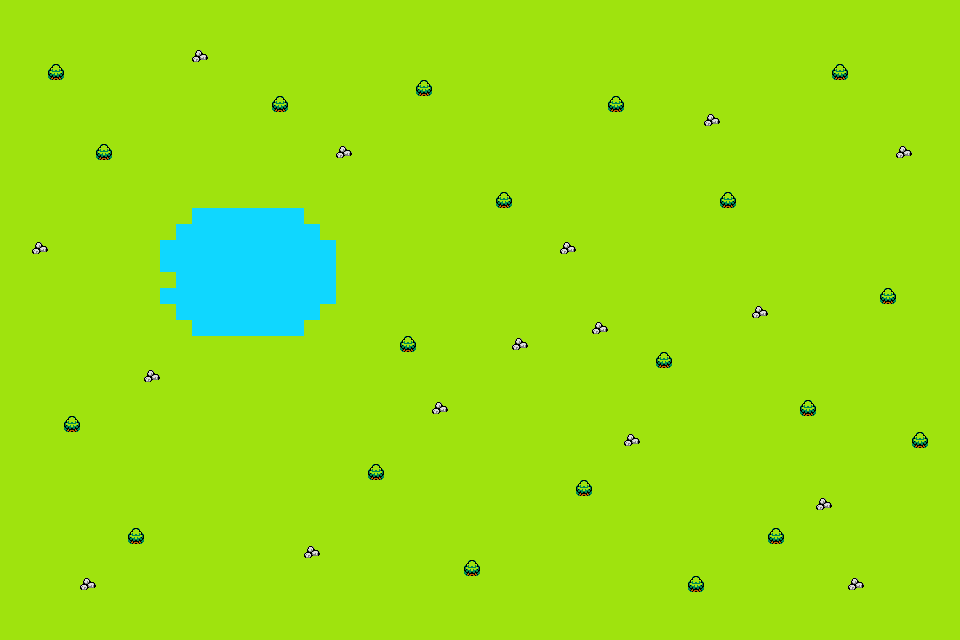

Below is a game level as drawn by its tile map, then a one-line description and the .tmx that defines it (tile-layer data replaced by summaries):
An orthogonal 60x40 tile map with 16x16 px tiles, 1 tile layer (Tile Layer 1).

<map version="1.10" tiledversion="1.12.2" orientation="orthogonal" renderorder="right-down" width="60" height="40" tilewidth="16" tileheight="16" infinite="0" nextlayerid="2" nextobjectid="1">
 <tileset firstgid="1" name="terrain_tileset" tilewidth="16" tileheight="16" tilecount="1530" columns="51">
  <image source="terrain_tileset.png" width="816" height="480" />
 </tileset>
 <layer id="1" name="Tile Layer 1" width="60" height="40">
  <data>[2400 cells, 2400 non-empty, 4 distinct tile ids]</data>
 </layer>
</map>
